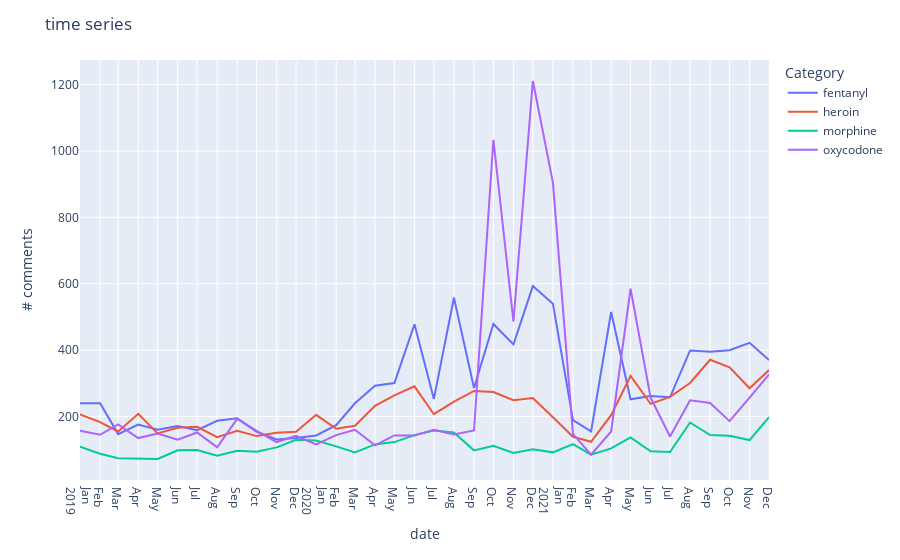

The code cell stored with this chart in its notebook:
### Markdown cell above
## Visualization

### Code cell
import plotly.express as px
df = px.data.stocks()
fig = px.line(time_series, x="date", y=time_series.columns,
              hover_data={"date": "|%B %d, %Y"}
              )
fig.update_xaxes(
    dtick="M1",
    tickformat="%b\n%Y")
fig.update_layout(
    title='time series',
    yaxis_title="# comments",
    legend_title="Category",

)
fig.write_html('n_comments-timeseries.html')
fig.show()

### Figure 1 — Plotly figure (JSON) as saved in the notebook; plotly's stock layout.template omitted (floating-point values rounded to 4 significant figures)
{"data": [{"hovertemplate": "variable=fentanyl<br>date=%{x|%B %d, %Y}<br>value=%{y}<extra></extra>", "legendgroup": "fentanyl", "line": {"color": "#636efa", "dash": "solid"}, "marker": {"symbol": "circle"}, "mode": "lines", "name": "fentanyl", "orientation": "v", "showlegend": true, "type": "scatter", "x": ["2019-01-01T00:00:00", "2019-02-01T00:00:00", "2019-03-01T00:00:00", "2019-04-01T00:00:00", "2019-05-01T00:00:00", "2019-06-01T00:00:00", "2019-07-01T00:00:00", "2019-08-01T00:00:00", "2019-09-01T00:00:00", "2019-10-01T00:00:00", "2019-11-01T00:00:00", "2019-12-01T00:00:00", "2020-01-01T00:00:00", "2020-02-01T00:00:00", "2020-03-01T00:00:00", "2020-04-01T00:00:00", "2020-05-01T00:00:00", "2020-06-01T00:00:00", "2020-07-01T00:00:00", "2020-08-01T00:00:00", "2020-09-01T00:00:00", "2020-10-01T00:00:00", "2020-11-01T00:00:00", "2020-12-01T00:00:00", "2021-01-01T00:00:00", "2021-02-01T00:00:00", "2021-03-01T00:00:00", "2021-04-01T00:00:00", "2021-05-01T00:00:00", "2021-06-01T00:00:00", "2021-07-01T00:00:00", "2021-08-01T00:00:00", "2021-09-01T00:00:00", "2021-10-01T00:00:00", "2021-11-01T00:00:00", "2021-12-01T00:00:00"], "xaxis": "x", "y": [240, 240, 147, 176, 160, 171, 159, 187, 195, 154, 131, 135, 143, 174, 240, 293, 301, 478, 253, 558, 286, 479, 417, 593, 540, 189, 155, 515, 252, 262, 258, 399, 395, 400, 422, 370], "yaxis": "y"}, {"hovertemplate": "variable=heroin<br>date=%{x|%B %d, %Y}<br>value=%{y}<extra></extra>", "legendgroup": "heroin", "line": {"color": "#EF553B", "dash": "solid"}, "marker": {"symbol": "circle"}, "mode": "lines", "name": "heroin", "orientation": "v", "showlegend": true, "type": "scatter", "x": ["2019-01-01T00:00:00", "2019-02-01T00:00:00", "2019-03-01T00:00:00", "2019-04-01T00:00:00", "2019-05-01T00:00:00", "2019-06-01T00:00:00", "2019-07-01T00:00:00", "2019-08-01T00:00:00", "2019-09-01T00:00:00", "2019-10-01T00:00:00", "2019-11-01T00:00:00", "2019-12-01T00:00:00", "2020-01-01T00:00:00", "2020-02-01T00:00:00", "2020-03-01T00:00:00", "2020-04-01T00:00:00", "2020-05-01T00:00:00", "2020-06-01T00:00:00", "2020-07-01T00:00:00", "2020-08-01T00:00:00", "2020-09-01T00:00:00", "2020-10-01T00:00:00", "2020-11-01T00:00:00", "2020-12-01T00:00:00", "2021-01-01T00:00:00", "2021-02-01T00:00:00", "2021-03-01T00:00:00", "2021-04-01T00:00:00", "2021-05-01T00:00:00", "2021-06-01T00:00:00", "2021-07-01T00:00:00", "2021-08-01T00:00:00", "2021-09-01T00:00:00", "2021-10-01T00:00:00", "2021-11-01T00:00:00", "2021-12-01T00:00:00"], "xaxis": "x", "y": [206, 183, 155, 208, 149, 166, 169, 138, 157, 141, 151, 154, 205, 163, 172, 232, 264, 291, 207, 245, 277, 274, 249, 256, 198, 139, 124, 204, 322, 238, 259, 301, 371, 348, 285, 340], "yaxis": "y"}, {"hovertemplate": "variable=morphine<br>date=%{x|%B %d, %Y}<br>value=%{y}<extra></extra>", "legendgroup": "morphine", "line": {"color": "#00cc96", "dash": "solid"}, "marker": {"symbol": "circle"}, "mode": "lines", "name": "morphine", "orientation": "v", "showlegend": true, "type": "scatter", "x": ["2019-01-01T00:00:00", "2019-02-01T00:00:00", "2019-03-01T00:00:00", "2019-04-01T00:00:00", "2019-05-01T00:00:00", "2019-06-01T00:00:00", "2019-07-01T00:00:00", "2019-08-01T00:00:00", "2019-09-01T00:00:00", "2019-10-01T00:00:00", "2019-11-01T00:00:00", "2019-12-01T00:00:00", "2020-01-01T00:00:00", "2020-02-01T00:00:00", "2020-03-01T00:00:00", "2020-04-01T00:00:00", "2020-05-01T00:00:00", "2020-06-01T00:00:00", "2020-07-01T00:00:00", "2020-08-01T00:00:00", "2020-09-01T00:00:00", "2020-10-01T00:00:00", "2020-11-01T00:00:00", "2020-12-01T00:00:00", "2021-01-01T00:00:00", "2021-02-01T00:00:00", "2021-03-01T00:00:00", "2021-04-01T00:00:00", "2021-05-01T00:00:00", "2021-06-01T00:00:00", "2021-07-01T00:00:00", "2021-08-01T00:00:00", "2021-09-01T00:00:00", "2021-10-01T00:00:00", "2021-11-01T00:00:00", "2021-12-01T00:00:00"], "xaxis": "x", "y": [109, 88, 74, 72, 72, 98, 99, 82, 97, 94, 107, 130, 128, 110, 92, 116, 123, 144, 158, 152, 98, 112, 90, 101, 92, 117, 85, 104, 137, 95, 93, 182, 144, 142, 129, 198], "yaxis": "y"}, {"hovertemplate": "variable=oxycodone<br>date=%{x|%B %d, %Y}<br>value=%{y}<extra></extra>", "legendgroup": "oxycodone", "line": {"color": "#ab63fa", "dash": "solid"}, "marker": {"symbol": "circle"}, "mode": "lines", "name": "oxycodone", "orientation": "v", "showlegend": true, "type": "scatter", "x": ["2019-01-01T00:00:00", "2019-02-01T00:00:00", "2019-03-01T00:00:00", "2019-04-01T00:00:00", "2019-05-01T00:00:00", "2019-06-01T00:00:00", "2019-07-01T00:00:00", "2019-08-01T00:00:00", "2019-09-01T00:00:00", "2019-10-01T00:00:00", "2019-11-01T00:00:00", "2019-12-01T00:00:00", "2020-01-01T00:00:00", "2020-02-01T00:00:00", "2020-03-01T00:00:00", "2020-04-01T00:00:00", "2020-05-01T00:00:00", "2020-06-01T00:00:00", "2020-07-01T00:00:00", "2020-08-01T00:00:00", "2020-09-01T00:00:00", "2020-10-01T00:00:00", "2020-11-01T00:00:00", "2020-12-01T00:00:00", "2021-01-01T00:00:00", "2021-02-01T00:00:00", "2021-03-01T00:00:00", "2021-04-01T00:00:00", "2021-05-01T00:00:00", "2021-06-01T00:00:00", "2021-07-01T00:00:00", "2021-08-01T00:00:00", "2021-09-01T00:00:00", "2021-10-01T00:00:00", "2021-11-01T00:00:00", "2021-12-01T00:00:00"], "xaxis": "x", "y": [157, 145, 176, 135, 149, 130, 152, 107, 193, 157, 123, 142, 116, 144, 160, 113, 143, 143, 160, 146, 158, 1034, 486, 1211, 905, 148, 85, 155, 585, 257, 140, 249, 241, 186, 257, 327], "yaxis": "y"}], "layout": {"legend": {"title": {"text": "Category"}, "tracegroupgap": 0}, "margin": {"t": 60}, "title": {"text": "time series"}, "xaxis": {"anchor": "y", "domain": [0, 1], "dtick": "M1", "tickformat": "%b\n%Y", "title": {"text": "date"}}, "yaxis": {"anchor": "x", "domain": [0, 1], "title": {"text": "# comments"}}}}
